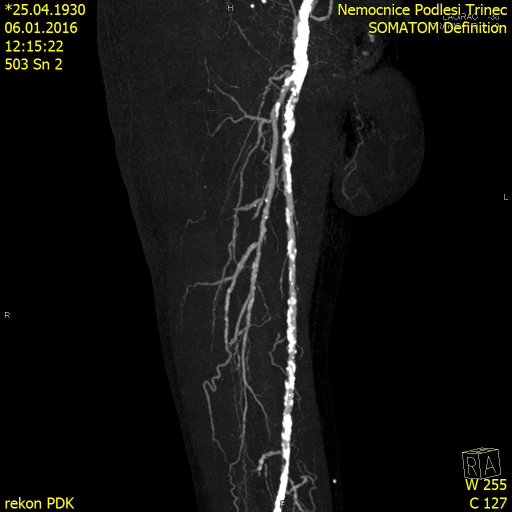
%> input picture cviceni3/calc.jpg, 1024 x 1024 px (shown at 1/2 size)
$ octave main2.m   (GNU Octave 9; MATLAB toolbox functions it lacks are replaced by stand-ins)
%> lines starting %> are read from the running program, lines starting %| are printed output that depends on the picture; in (x1, y1, x2, y2) boxes, pixels count from 0 and x2, y2 are one past the last pixel; in counts of white or black regions, pixels touching at a corner belong together; the program's own positions count from 1
clc;
clear;
close all;

%% Problem Definition
img= imread('cviceni3/calc.jpg');
%> img is the input picture: size 1024x1024x3 uint8; mean R, G, B 19.7, 19.7, 17.6
[s1,s2,s3]=size(img);
%> s1 = 1024; s2 = 1024; s3 = 3
Rplane = img(:,:,1);
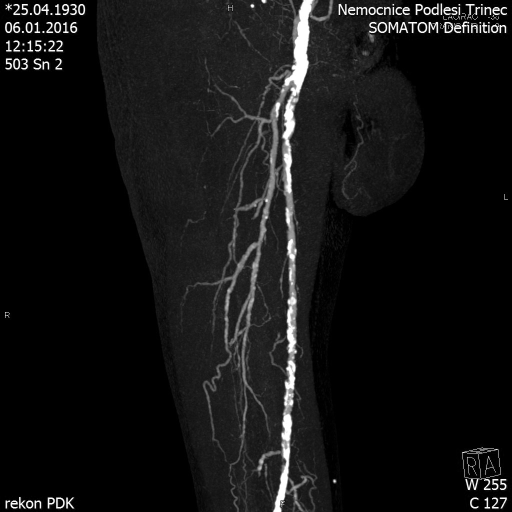
%> Rplane: size 1024x1024 uint8 (shown at 1/2 size); min 0, max 255, mean 19.7
Gplane = img(:,:,2);
Bplane = img(:,:,3);
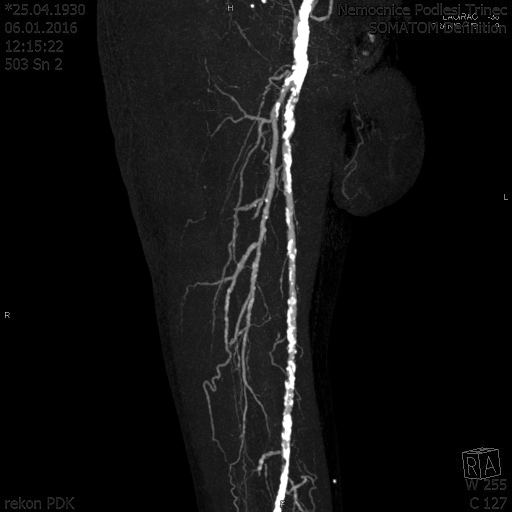
%> Bplane: size 1024x1024 uint8 (shown at 1/2 size); min 0, max 255, mean 17.6
X1 = (Rplane-min(Rplane(:)))/(max(Rplane(:))-min(Rplane(:)));
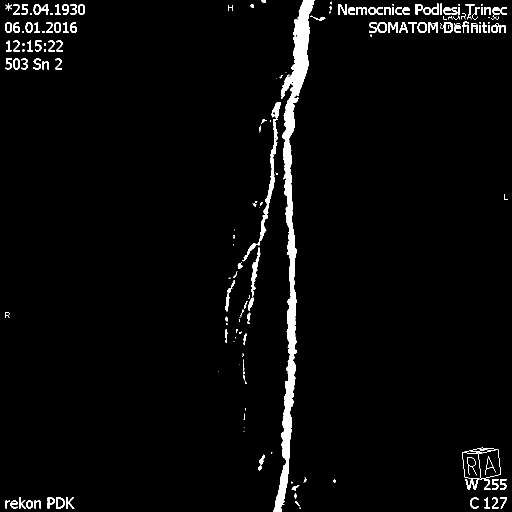
%> X1: size 1024x1024 uint8 (shown at 1/2 size); values 0 (black) and 1 (white), 3.1% white; 194 white regions (71 under 20 px), largest, box (x1, y1, x2, y2) and area: (546, 0, 629, 1024) 16816, (485, 238, 555, 523) 1819, (924, 895, 1002, 980) 660
X2 = (Gplane-min(Gplane(:)))/(max(Gplane(:))-min(Gplane(:)));
%> X2: size 1024x1024 uint8; values 0 (black) and 1 (white), 3.1% white; 192 white regions (70 under 20 px), largest, box (x1, y1, x2, y2) and area: (546, 0, 629, 1024) 16816, (485, 238, 555, 523) 1819, (924, 895, 1002, 980) 648
X3 = (Bplane-min(Bplane(:)))/(max(Bplane(:))-min(Bplane(:)));
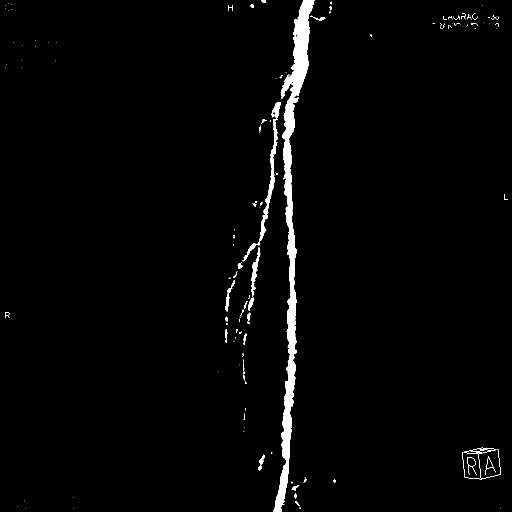
%> X3: size 1024x1024 uint8 (shown at 1/2 size); values 0 (black) and 1 (white), 2.1% white; 138 white regions (97 under 20 px), largest, box (x1, y1, x2, y2) and area: (546, 0, 629, 1024) 16816, (485, 238, 555, 523) 1819, (502, 495, 521, 593) 559
% taking R-plane, B-plane, G-plane values as features
X = [X1(:) X2(:) X3(:)];
k = 6; % no. of clusters

CostFunction=@(m) ClusteringCost2(m, X);     % Cost Function m = [3x2] cluster centers

VarSize=[k size(X,2)];  % Decision Variables Matrix Size = [4 3]
%> VarSize = [6 3]

nVar=prod(VarSize);     % Number of Decision Variables = 12
%> nVar = 18

VarMin= double(repmat(min(X),1,k));      % Lower Bound of Variables [4x1] of[1x3] = [4x3]
%> VarMin = 18 values from 0 to 0
VarMax= double(repmat(max(X),1,k));      % Upper Bound of Variables [4x1] of[1x3] = [4x3]
%> VarMax = 18 values from 1 to 1

%> (the run ends here)
